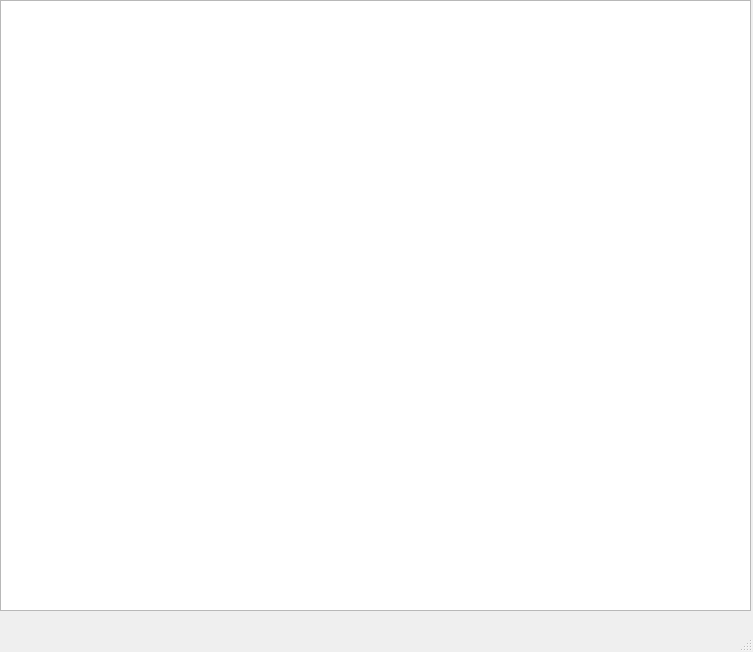
<?xml version="1.0" encoding="UTF-8"?>
<ui version="4.0">
 <class>MainWindow</class>
 <widget class="QMainWindow" name="MainWindow">
  <property name="geometry">
   <rect>
    <x>0</x>
    <y>0</y>
    <width>753</width>
    <height>652</height>
   </rect>
  </property>
  <property name="windowTitle">
   <string>MainWindow</string>
  </property>
  <widget class="QWidget" name="centralwidget">
   <widget class="QGraphicsView" name="graphicsView">
    <property name="geometry">
     <rect>
      <x>0</x>
      <y>0</y>
      <width>751</width>
      <height>611</height>
     </rect>
    </property>
   </widget>
  </widget>
  <widget class="QMenuBar" name="menubar">
   <property name="geometry">
    <rect>
     <x>0</x>
     <y>0</y>
     <width>753</width>
     <height>20</height>
    </rect>
   </property>
  </widget>
  <widget class="QStatusBar" name="statusbar"/>
 </widget>
 <resources/>
 <connections/>
</ui>
